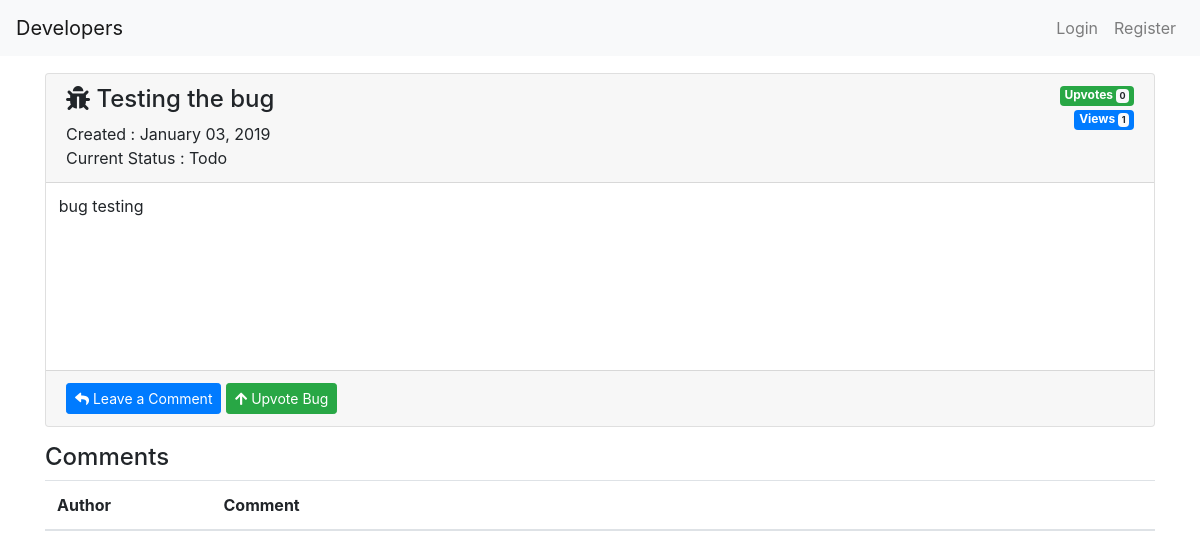
Before: /bug/preview_bug/18/ with the older database file.
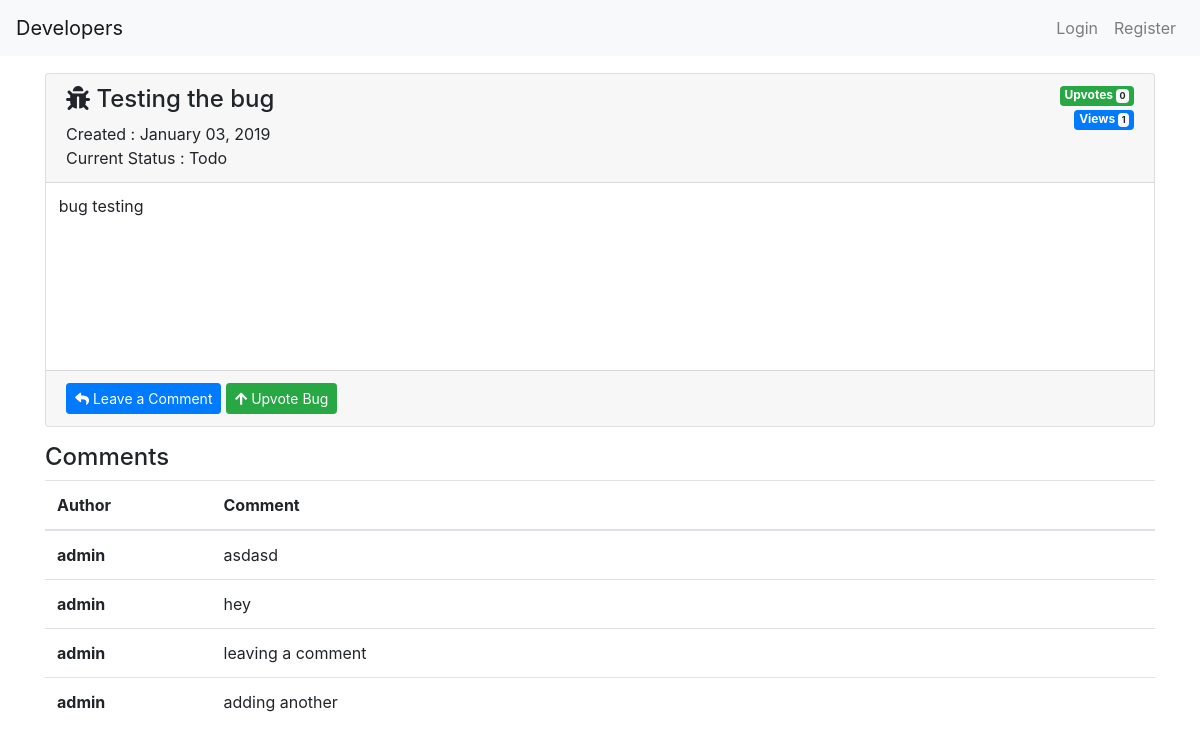
After: the same page with the newer database file.
### bug/models.py (models this page shows)
class BugComment(models.Model):
    comment = models.TextField()
    author = models.ForeignKey(User)
    bug = models.ForeignKey(Bug)
    def __str__(self):
        return self.comment

### bug/views.py (the view)
# urls.py: url(r'preview_bug/(?P<id>\d+)/', preview_bug, name="preview_bug"),
def preview_bug(request, id):
    bug = get_object_or_404(Bug, pk=id)
    bug.views += 1
    all_comments = BugComment.objects.filter(bug=bug)
    if request.method == "POST":
        comment = Comment_form(request.POST)
        if comment.is_valid():
            comments = comment.save(commit=False)
            comments.bug = bug
            comments.author = request.user
            comments.save()
            return redirect(preview_bug, bug.id)
    else:
        comment = Comment_form()
        context = {
            "bug": bug,
            "comment": comment,
            "comments": all_comments,
            }
    return render(request, "preview_bug.html", context)

### bug/models.py (called while the page is built)
    def __str__(self):
        return self.title

### bug/templates/preview_bug.html (shortened to what this page needs)
{% extends "base.html" %}
{% load crispy_forms_tags %}
{% block content %}
<div class="container">
    <div class="card">
        <div class="card-header">
            <div>
                <span class="badge badge-success float-right">Upvotes
                    <span class="badge badge-light">
                            {{ bug.upvotes }}
                    </span>
                </span>
                <br>
                <span class="badge badge-primary float-right">Views
                    <span class="badge badge-light">
                            {{ bug.views }}
                    </span>
                </span>
            </div>
            <h4 class="card-preview-title">
                <i class="fas fa-bug"></i>
                {{ bug|capfirst }}
            </h4>
            <span class="mt-2">Created : {{ bug.created_date|date:"F d, Y" }}</span>
            <br>
            <span class="mt-2">Current Status : {{ bug.status }}</span>
            <br>
        </div>
        <div class="card-body">
            <p class="card-text">{{ bug.description }}</p>
        </div>
        <div class="card-footer text-muted">
           <button type="button" id="profile-edit" class="btn btn-primary btn-sm"
                        data-toggle="collapse" data-target="#collapseComment" aria-expanded="false" aria-controls="collapseComment">
                <i class="fa fa-reply" aria-hidden="true"></i>
                Leave a Comment
            </button>
            <a href="{% url 'upvote_bug' bug.id %}" class="btn btn-sm btn-success">
                <i class="fa fa-arrow-up" aria-hidden="true"></i>
                Upvote Bug
                </a>
        </div>
    </div>
    <h4 class="mt-3">Comments</h4>
    <table class="table">
        <thead>
            <tr>
                <th scope="col">Author</th>
                <th style=" width: 85%;"scope="col">Comment</th>
            </tr>
        </thead>
        <tbody>
            {% for comment in comments %}
                <tr>
                    <th scope="row">
                        {{ comment.author }}
                    </th>
                    <td>
                        {{ comment }}
                    </td>
                </tr>
            {% endfor%}
        </tbody>
    </table>
</div>
{% endblock %}

Changed rows visible on the page:
added BugComment: author "admin", comment "asdasd"
added BugComment: author "admin", comment "hey"
added BugComment: author "admin", comment "leaving a comment"
added BugComment: author "admin", comment "adding another"
